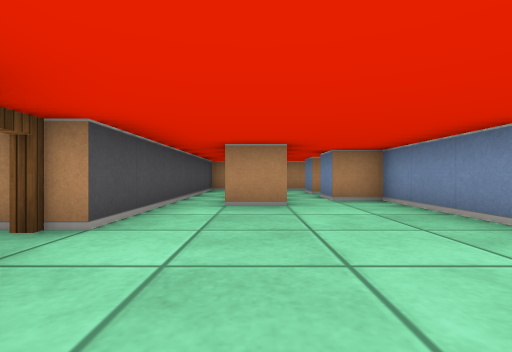
view 1 (above)

15 first-person views from a walk through a cub3D level. The camera is about half as high as the walls, looks level and sees 85° across. The floor is counted in squares. Each view is taken from the middle of a square. On the plan, view 1 faces up. The plan holds only what a view shows up to about 9 squares ahead; the rest is blank.

view 2
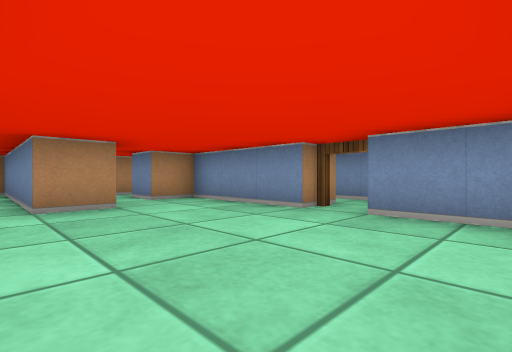

view 3
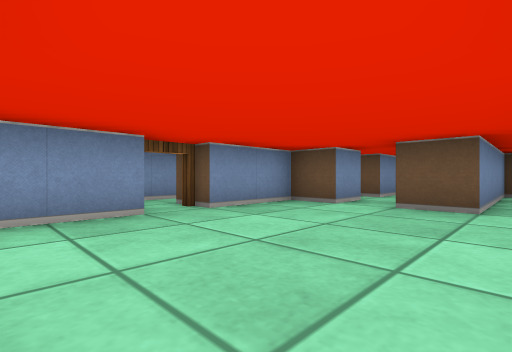

view 4
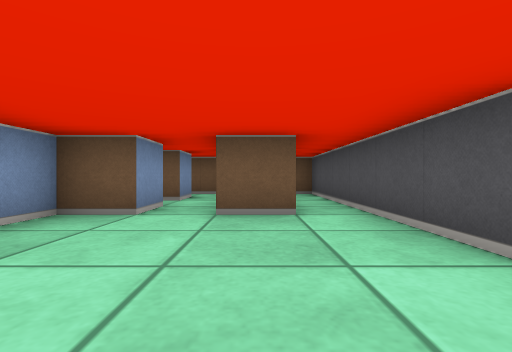

view 5
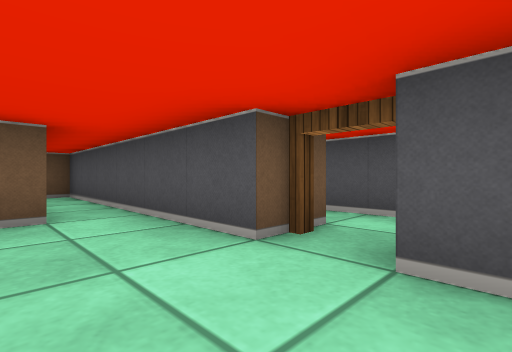

view 6
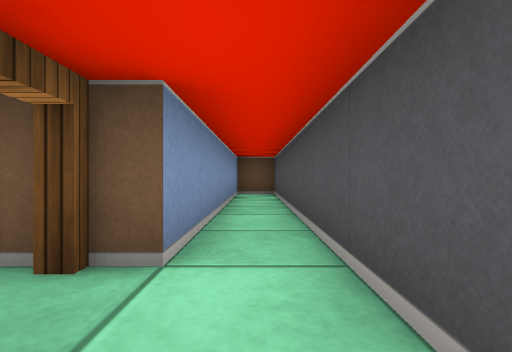

view 7
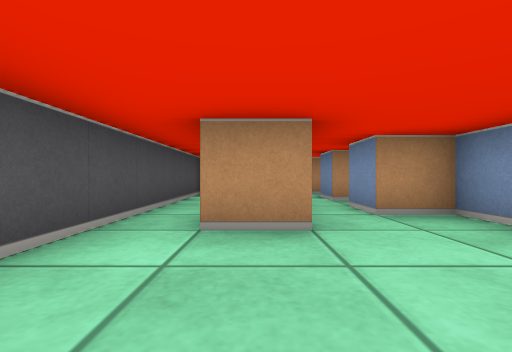

view 8
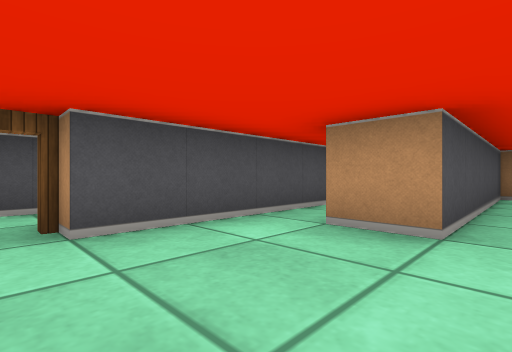

view 9
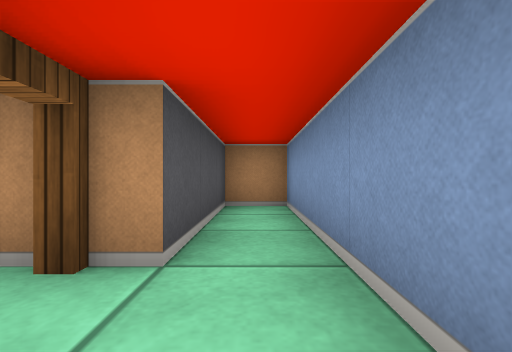

view 10
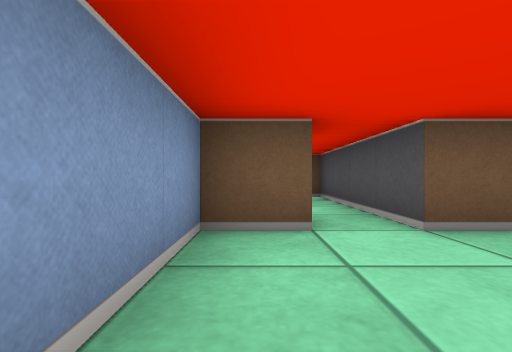

view 11
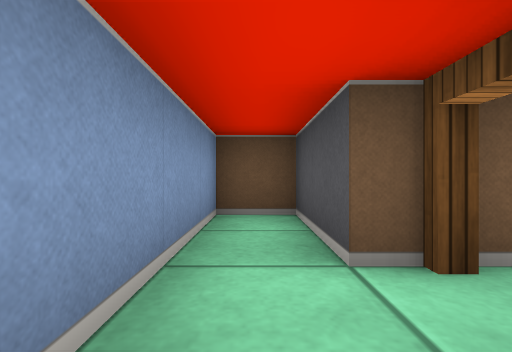

view 12
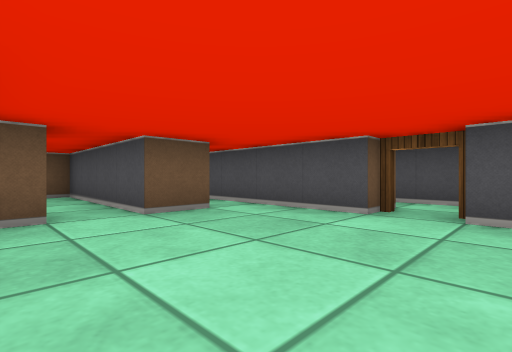

view 13
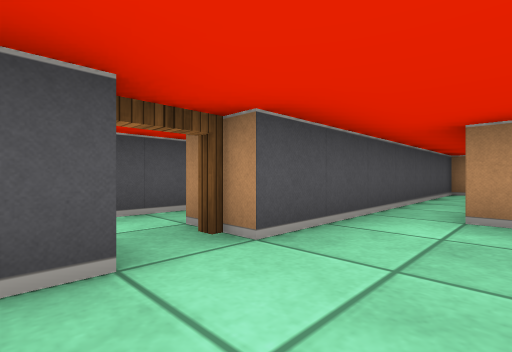

view 14
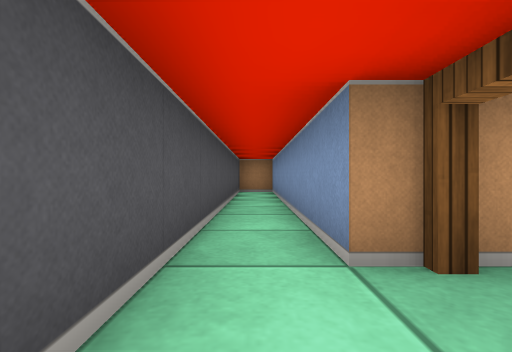

view 15
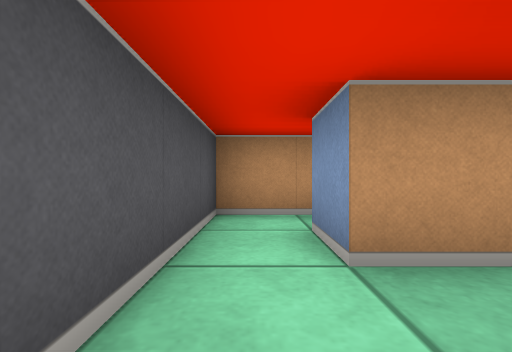

### Floor plan
Ten units are one square. View 1 is at (0, 0); x grows to the right and y downward. Boxes are objects, and circles mark ways between rooms. Rooms are numbered by the first view taken in them; rooms with no view inside come last. Other rooms are left out.
<svg viewBox="-40 -100 90 150">
<path fill="none" stroke="#000" d="M-15 -15 -15 45 -5 45 -5 5 5 5 5 15M25 -25 25 -55 15 -55M5 -55 5 -45 -5 -45 -5 -95 -15 -95 -15 -25M15 15 15 5 25 5 25 -15M-25 -25 -25 -92M-24 -95 -35 -95 -35 45 -25 45 -25 -15M35 -15 35 5 45 5 45 -55 35 -55 35 -25M24 -75 15 -75M5 -75 5 -55M15 -55 15 -65"/>
<circle cx="-20" cy="-20" r="3" fill="#2a7"/>
<circle cx="30" cy="-20" r="3" fill="#2a7"/>
<circle cx="10" cy="-60" r="3" fill="#2a7"/>
<text x="0" y="-20">1</text>
<text x="-30" y="-30">2</text>
<text x="40" y="-30">3</text>
<text x="20" y="-70">4</text>
</svg>
Room 1 opens to room 2. Room 1 opens to room 3. Room 1 opens to room 4.

Where each view was taken, in squares from view 1:
view 1: 0 up, 0 right, facing up
view 2: 0 up, 1 left, facing up-right
view 3: 4 up, 1 left, facing down-right
view 4: 3 up, 0 right, facing down
view 5: 3 up, 0 right, facing down-left
view 6: 3 up, 3 left, facing down
view 7: 2 up, 0 right, facing up
view 8: 2 up, 1 right, facing up-left
view 9: 1 up, 4 right, facing up
view 10: 2 up, 2 right, facing down
view 11: 3 up, 4 right, facing down
view 12: 3 up, 2 right, facing down-left
view 13: 1 up, 0 right, facing up-left
view 14: 1 up, 3 left, facing up
view 15: 6 up, 1 right, facing up
